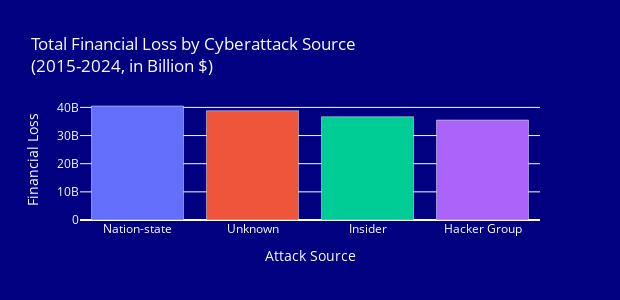

Notebook code for this chart:
### Code cell
#BAR GRAPH OF TOTAL FINANCIAL LOSS BY ATTACK SOURCE

fig_attack_source_finloss_total = px.bar(df_attack_source_finloss_total, x='Attack Source', y='Financial Loss', 
                                 title='Total Financial Loss by Cyberattack Source<br>(2015-2024, in Billion $)',
                                 color='Attack Source',
                                 height=300, width=620)

fig_attack_source_finloss_total.update_layout(paper_bgcolor='Navy', plot_bgcolor='Navy', font=dict(color='white'), showlegend=False)

fig_attack_source_finloss_total.show()

fig_attack_source_finloss_total.write_image('fig_attack_source_finloss_total.png')

### Figure 1 — Plotly figure (JSON) as saved in the notebook; plotly's stock layout.template omitted (floating-point values rounded to 4 significant figures)
{"data": [{"hovertemplate": "Attack Source=%{x}<br>Financial Loss=%{y}<extra></extra>", "legendgroup": "Nation-state", "marker": {"color": "#636efa", "pattern": {"shape": ""}}, "name": "Nation-state", "orientation": "v", "showlegend": true, "textposition": "auto", "type": "bar", "x": ["Nation-state"], "xaxis": "x", "y": [40500000000.0], "yaxis": "y"}, {"hovertemplate": "Attack Source=%{x}<br>Financial Loss=%{y}<extra></extra>", "legendgroup": "Unknown", "marker": {"color": "#EF553B", "pattern": {"shape": ""}}, "name": "Unknown", "orientation": "v", "showlegend": true, "textposition": "auto", "type": "bar", "x": ["Unknown"], "xaxis": "x", "y": [38810000000.0], "yaxis": "y"}, {"hovertemplate": "Attack Source=%{x}<br>Financial Loss=%{y}<extra></extra>", "legendgroup": "Insider", "marker": {"color": "#00cc96", "pattern": {"shape": ""}}, "name": "Insider", "orientation": "v", "showlegend": true, "textposition": "auto", "type": "bar", "x": ["Insider"], "xaxis": "x", "y": [36670000000.0], "yaxis": "y"}, {"hovertemplate": "Attack Source=%{x}<br>Financial Loss=%{y}<extra></extra>", "legendgroup": "Hacker Group", "marker": {"color": "#ab63fa", "pattern": {"shape": ""}}, "name": "Hacker Group", "orientation": "v", "showlegend": true, "textposition": "auto", "type": "bar", "x": ["Hacker Group"], "xaxis": "x", "y": [35500000000.0], "yaxis": "y"}], "layout": {"barmode": "relative", "font": {"color": "white"}, "height": 300, "legend": {"title": {"text": "Attack Source"}, "tracegroupgap": 0}, "paper_bgcolor": "Navy", "plot_bgcolor": "Navy", "showlegend": false, "title": {"text": "Total Financial Loss by Cyberattack Source<br>(2015-2024, in Billion $)"}, "width": 620, "xaxis": {"anchor": "y", "autorange": true, "categoryarray": ["Nation-state", "Unknown", "Insider", "Hacker Group"], "categoryorder": "array", "domain": [0, 1], "range": [-0.5, 3.5], "title": {"text": "Attack Source"}, "type": "category"}, "yaxis": {"anchor": "x", "autorange": true, "domain": [0, 1], "range": [0, 42630000000.0], "title": {"text": "Financial Loss"}, "type": "linear"}}}
